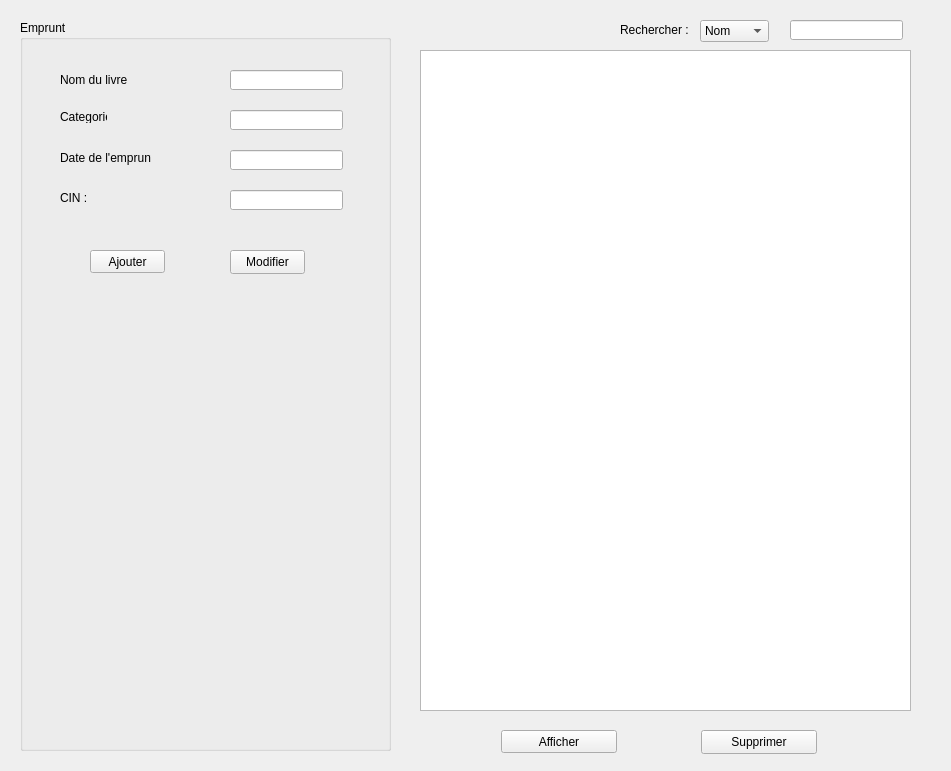
<?xml version="1.0" encoding="UTF-8"?>
<ui version="4.0">
 <class>GestionEmprunt</class>
 <widget class="QFrame" name="GestionEmprunt">
  <property name="geometry">
   <rect>
    <x>0</x>
    <y>0</y>
    <width>951</width>
    <height>771</height>
   </rect>
  </property>
  <property name="windowTitle">
   <string>Frame</string>
  </property>
  <widget class="QComboBox" name="comboBox">
   <property name="geometry">
    <rect>
     <x>700</x>
     <y>20</y>
     <width>69</width>
     <height>22</height>
    </rect>
   </property>
   <item>
    <property name="text">
     <string>Nom</string>
    </property>
   </item>
   <item>
    <property name="text">
     <string>Categorie</string>
    </property>
   </item>
   <item>
    <property name="text">
     <string>CIN</string>
    </property>
   </item>
  </widget>
  <widget class="QTableView" name="tableView_2">
   <property name="geometry">
    <rect>
     <x>420</x>
     <y>50</y>
     <width>491</width>
     <height>661</height>
    </rect>
   </property>
   <property name="styleSheet">
    <string notr="true"/>
   </property>
  </widget>
  <widget class="QLineEdit" name="lineEdit_2">
   <property name="geometry">
    <rect>
     <x>790</x>
     <y>20</y>
     <width>113</width>
     <height>20</height>
    </rect>
   </property>
  </widget>
  <widget class="QPushButton" name="SuppClasse">
   <property name="geometry">
    <rect>
     <x>701</x>
     <y>730</y>
     <width>116</width>
     <height>24</height>
    </rect>
   </property>
   <property name="text">
    <string>Supprimer</string>
   </property>
   <property name="icon">
    <iconset>
     <normaloff>../../Pictures/empty_recycle_bin_by_brightknight.png</normaloff>../../Pictures/empty_recycle_bin_by_brightknight.png</iconset>
   </property>
  </widget>
  <widget class="QLabel" name="label_2">
   <property name="geometry">
    <rect>
     <x>620</x>
     <y>20</y>
     <width>81</width>
     <height>20</height>
    </rect>
   </property>
   <property name="text">
    <string>Rechercher :</string>
   </property>
  </widget>
  <widget class="QPushButton" name="AfficherClasse">
   <property name="geometry">
    <rect>
     <x>501</x>
     <y>730</y>
     <width>116</width>
     <height>23</height>
    </rect>
   </property>
   <property name="text">
    <string>Afficher</string>
   </property>
  </widget>
  <widget class="QGroupBox" name="groupBox">
   <property name="geometry">
    <rect>
     <x>20</x>
     <y>20</y>
     <width>371</width>
     <height>731</height>
    </rect>
   </property>
   <property name="title">
    <string>Emprunt</string>
   </property>
   <widget class="QLineEdit" name="date">
    <property name="geometry">
     <rect>
      <x>210</x>
      <y>130</y>
      <width>113</width>
      <height>20</height>
     </rect>
    </property>
   </widget>
   <widget class="QLabel" name="label">
    <property name="geometry">
     <rect>
      <x>40</x>
      <y>90</y>
      <width>47</width>
      <height>13</height>
     </rect>
    </property>
    <property name="styleSheet">
     <string notr="true"/>
    </property>
    <property name="text">
     <string>Categorie </string>
    </property>
   </widget>
   <widget class="QLabel" name="Niveau">
    <property name="geometry">
     <rect>
      <x>40</x>
      <y>50</y>
      <width>91</width>
      <height>20</height>
     </rect>
    </property>
    <property name="styleSheet">
     <string notr="true"/>
    </property>
    <property name="text">
     <string>&lt;html&gt;&lt;head/&gt;&lt;body&gt;&lt;p&gt;Nom du livre &lt;/p&gt;&lt;/body&gt;&lt;/html&gt;</string>
    </property>
   </widget>
   <widget class="QPushButton" name="ModifierClasse">
    <property name="geometry">
     <rect>
      <x>210</x>
      <y>230</y>
      <width>75</width>
      <height>24</height>
     </rect>
    </property>
    <property name="text">
     <string>Modifier</string>
    </property>
    <property name="icon">
     <iconset>
      <normaloff>../../Pictures/flèche-de-cycle-renouvellement-écolo-1560x1502.png</normaloff>../../Pictures/flèche-de-cycle-renouvellement-écolo-1560x1502.png</iconset>
    </property>
   </widget>
   <widget class="QLineEdit" name="categorie">
    <property name="geometry">
     <rect>
      <x>210</x>
      <y>90</y>
      <width>113</width>
      <height>20</height>
     </rect>
    </property>
   </widget>
   <widget class="QLabel" name="Branche">
    <property name="geometry">
     <rect>
      <x>40</x>
      <y>130</y>
      <width>91</width>
      <height>16</height>
     </rect>
    </property>
    <property name="styleSheet">
     <string notr="true"/>
    </property>
    <property name="text">
     <string>Date de l'emprunt</string>
    </property>
   </widget>
   <widget class="QLineEdit" name="nomlivre">
    <property name="geometry">
     <rect>
      <x>210</x>
      <y>50</y>
      <width>113</width>
      <height>20</height>
     </rect>
    </property>
   </widget>
   <widget class="QPushButton" name="AjouterClasse">
    <property name="geometry">
     <rect>
      <x>70</x>
      <y>230</y>
      <width>75</width>
      <height>23</height>
     </rect>
    </property>
    <property name="text">
     <string>Ajouter</string>
    </property>
    <property name="icon">
     <iconset>
      <normaloff>../../Pictures/plus-icon-91547.png</normaloff>../../Pictures/plus-icon-91547.png</iconset>
    </property>
   </widget>
   <widget class="QLabel" name="Nbr">
    <property name="geometry">
     <rect>
      <x>40</x>
      <y>170</y>
      <width>101</width>
      <height>16</height>
     </rect>
    </property>
    <property name="styleSheet">
     <string notr="true"/>
    </property>
    <property name="text">
     <string>CIN :</string>
    </property>
   </widget>
   <widget class="QLineEdit" name="cin">
    <property name="geometry">
     <rect>
      <x>210</x>
      <y>170</y>
      <width>113</width>
      <height>20</height>
     </rect>
    </property>
   </widget>
  </widget>
 </widget>
 <resources/>
 <connections/>
</ui>
